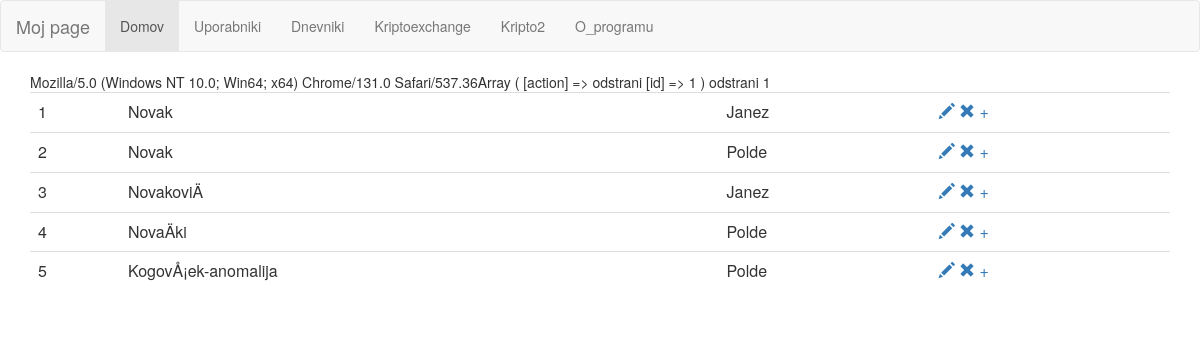
/uporabniki/index.php?action=odstrani&id=1, run on the app's committed database.
### tables this page shows
CREATE TABLE IF NOT EXISTS `users` (
  `ID` int(11) NOT NULL AUTO_INCREMENT,
  `priimek` varchar(35) NOT NULL,
  `ime` varchar(20) NOT NULL,
  PRIMARY KEY (`ID`)
);

### uporabniki/index.php (called while the page is built)
<?php
include_once ('../html_header.php');
require_once('model/Model_05.php');
require_once('control/controller.php');
require_once('view/view_01.php'); require_once('view/view_02.php');
$conn = new mysqli('localhost','root','','test');
$db = new Database($conn);
$user = new User($db);
$controller = new Controller($user);
$controller->index($_GET);

### uporabniki/model/model_05.php (called while the page is built, shortened)
<?php
class Database {
   protected $_conn;
   public function __construct($connection) {
       $this->_conn = $connection;
   }
   public function executeRawSQL($sql) {
	   $rs=$this->_conn->query($sql);
       if (!is_object($rs)) return $rs;
	   return $this->tableFromResult($rs);
   }
   public function tableFromResult($rs){
	   $retVal=[];
	   while(  ( $v=$rs->fetch_assoc() ) !=null  )
	     $retVal[]=$v;
	   return $retVal;
	}
}
abstract class Model {
   public function __construct(Database $db) {
       $this->_db = $db;
   }
}
class User extends Model {
   private $usersTableName='users';
   public function getAll(){
	   $sql = "SELECT * FROM " . $this->usersTableName . " ";
	   return $this->_db->ExecuteRawSQL($sql);
   }
}

### uporabniki/view/view_01.php (the view)
<?php
class UserView {
    private $_model;
    public function __construct(Model $model) {
        $this->_model = $model;
    }
    public function output() {
	    $html='';
		$podatki = $this->_model->getAll();
		$html.= '<table class="table">';
		foreach ($podatki as $zapis){
			$html.= '<tr>'; $id=$zapis['ID'];
			   foreach($zapis as $podatek){
				   $html.= '<td>';
				      $html.= $podatek;
				   $html.= '</td>';
			   }
			   $html.='<td><span class="glyphicons glyphicons-edit"></span><a href="?action=uredi&id='.$id.'"><span class="glyphicon glyphicon-pencil"></span></a> <a href="?action=odstrani&id='.$id.'"><span class="glyphicon glyphicon-remove"></span></a> <a href="?action=vnesi"><span class="glyphicons glyphicon-plus"></span></a> </td>';
			$html.= '</tr>';
		}
		$html.= '</table>';
        return $html;
    }
}

### data on the page
users: value "1", value "Novak", value "Janez"
users: value "2", value "Novak", value "Polde"
users: value "3", value "NovakoviÄ", value "Janez"
users: value "4", value "NovaÄki", value "Polde"
users: value "5", value "KogovÅ¡ek-anomalija", value "Polde"

### other printed values
$k "Domov"
$k "Uporabniki"
$k "Dnevniki"
$k "Kriptoexchange"
$k "Kripto2"
$k "O_programu"
$_SERVER['HTTP_USER_AGENT'] "Mozilla/5.0 (Windows NT 10.0; Win64; x64) Chrome/131.0 Safari/537.36"
$request['action'] "odstrani"
$request['id'] "1"
